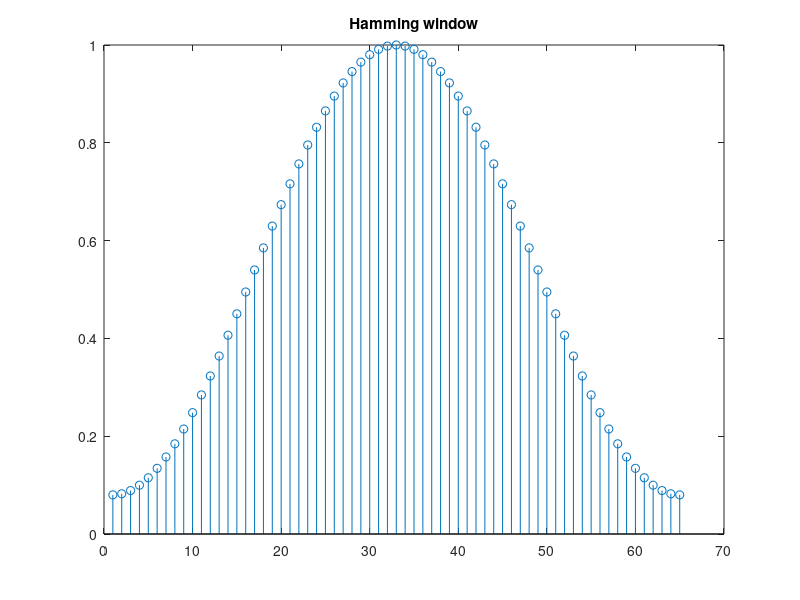
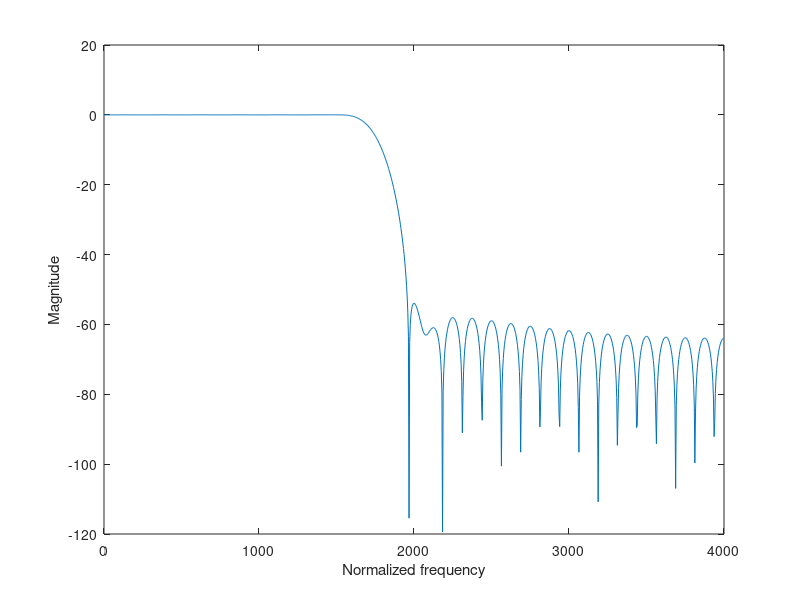

Source code (MATLAB) for these figures, in order:
%%Designing Low Pass filter with pass band edge frequency=1500hz minimum stop band attenuation is 50dB Transition bandwidth is 0.5khz sampling frequency is 8khz
clear all;
close all;
clc;
fs=8000; %%sampling frequency
fp=1500; %%pass band edge frequency
fst=2000;%%stop band edge frequency
wp=(2*pi*fp)/fs;
ws=(2*pi*fst)/fs;
twn=(ws-wp)/pi;%%normalize transition width choose hamming window To find
wc=wp+twn*pi/2;
%%LENGTH(TAPS) of filter (i.e M).The filter order is always equal to the number of taps minus 1
N=ceil(8/twn);
%%To design type I FIR filter , taps=odd or order=even
if(mod(N,2)==0)
N=N+1;
end
alpha=(N-1)/2;
er=0.001;
for n=0:1:N-1
hd(:,n+1)=(sin(wc*(n-alpha+er)))./(pi*(n-alpha+er));
end
%disp(hd)
figure;
whm=hamming(N);%%hamming window
disp('Hammind window coeff');
disp(whm);
stem(whm);
title('Hamming window');
hn=hd.*whm';
[H,f]=freqz(hn,1,1000,fs);
H_mag=20*log10(abs(H));
figure;
plot(f,H_mag);
xlabel('Normalized frequency');
ylabel('Magnitude');
disp('FIR Filter coeff hn');
disp(hn);